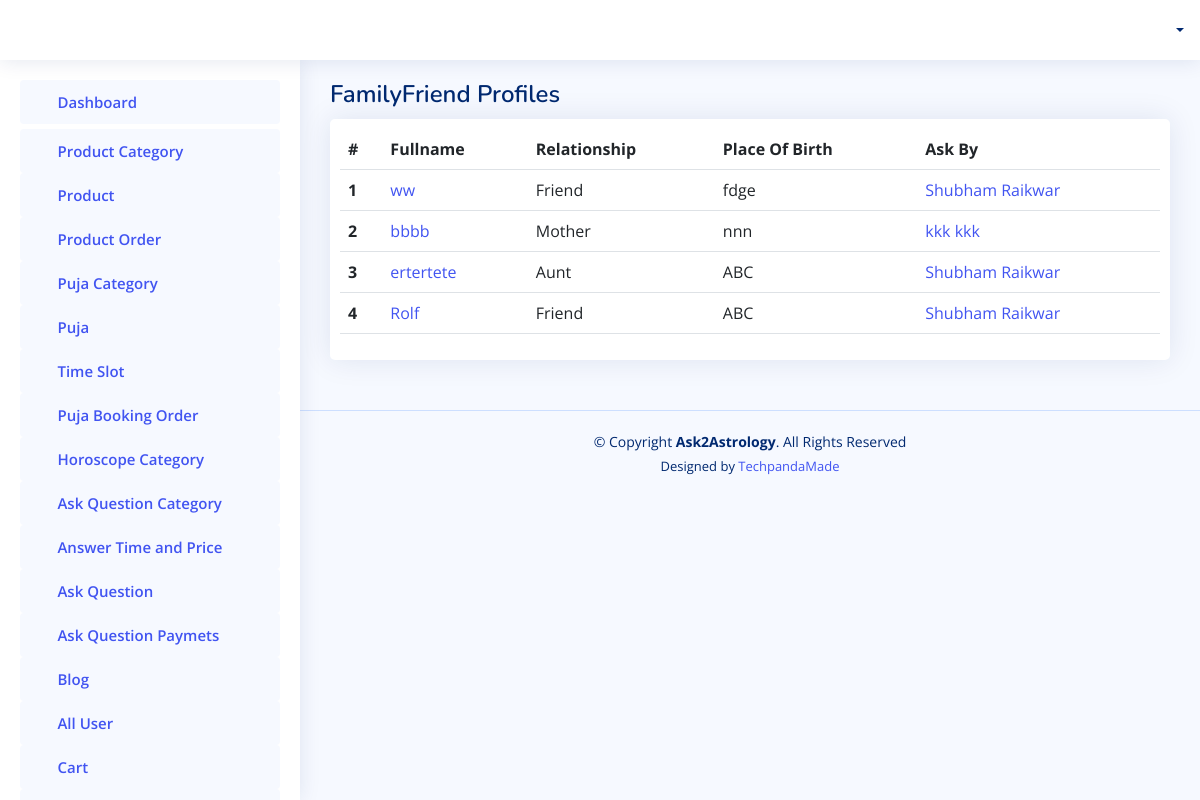
The app's page /admin-panel/getfamilyfriend/ with its own data.
### accounts/models.py (models this page shows)
class FamilyFriendsprofile(models.Model):
    first_name = models.CharField(max_length=100, null=True)
    lastname = models.CharField(max_length=100, null=True)
    gender = models.CharField(max_length=30, null=True)
    relationship = models.ForeignKey(Relationship, on_delete=models.CASCADE)
    dateofbirth = models.CharField(max_length=20, null=True)
    timeofbirth = models.CharField(max_length=20, null=True)
    placeofbirth = models.CharField(max_length=100, null=True)
    ask_by = models.ForeignKey(User,on_delete=models.CASCADE)

class Relationship(models.Model):
    relation = models.CharField(max_length=200, null=True)

class User(AbstractUser):
    is_user = models.BooleanField(default=False)
    contactno = models.CharField(max_length=12, null=True)
    profilepicture = models.ImageField(upload_to=filepath, blank=True, null=True)
    gender = models.CharField(max_length=12, null=True)
    language = models.CharField(max_length=50, null=True)
    dateofbirth = models.CharField(max_length=20, null=True)
    marital_status = models.CharField(max_length=50, null=True)
    timeofbirth = models.CharField(max_length=20, null=True)
    placeofbirth = models.CharField(max_length=100, null=True)
    currentaddress = models.CharField(max_length=300, null=True)
    mobileno = models.CharField(max_length=300, null=True)
    countrycode = models.CharField(max_length=50, null=True)
    houseno = models.CharField(max_length=300, null=True)
    area = models.CharField(max_length=300, null=True)
    landmark = models.CharField(max_length=300, null=True)
    pincode = models.CharField(max_length=300, null=True)
    towncity = models.CharField(max_length=300, null=True)
    state = models.CharField(max_length=300, null=True)

### adminapp/views.py (the view)
# urls.py: path('getfamilyfriend/',views.FamilyandFriendView),
def FamilyandFriendView(request):
    getdata = FamilyFriendsprofile.objects.all().order_by('-id')
    return render(request, "admintemp/getfamilyandfriend.html", {'getdata':getdata})

### templates/admintemp/getfamilyandfriend.html (shortened to what this page needs)
{% extends 'admintemp/index.html' %}
{% load static %}
  {% block content %}
  <main id="main" class="main">
    <div class="pagetitle">
      <h1>FamilyFriend Profiles</h1>
    </div>
    <section class="section">
      <div class="row">
        <div class="col-lg-12">
          <div class="card">
            <div class="" style="padding:10px;">
              <table class="table">
                <thead>
                  <tr>
                    <th scope="col">#</th>
                    <th scope="col">Fullname</th>
                    <th scope="col">Relationship</th>
                    <th scope="col">Place Of Birth</th>
                    <th scope="col">Ask By</th>
                  </tr>
                </thead>
                <tbody>
                  {% for ky in getdata %}
                  <tr>
                    <th scope="row">{{forloop.counter}}</th>
                    <td><a href="{% url 'famfri_view' id=ky.id %}">{{ ky.first_name }} {{ ky.last_name }}</a></td>
                    <td>{{ ky.relationship.relation }}</td>
                    <td>{{ ky.placeofbirth }}</td>
                    <td><a href="{% url 'prof_view' id=ky.id %}">{{ ky.ask_by.first_name }} {{ ky.ask_by.last_name }}</a></td>
                    </tr>
                  {% endfor %}
                </tbody>
              </table>
            </div>
          </div>
      </div>
    </section>
  </main>
  {% endblock content %}

### static/assets2/css/style.css (style rules this page uses)
:root { scroll-behavior: smooth; }
body { font-family: "Open Sans", sans-serif; background: #f6f9ff; color: #444444; }
a { color: #4154f1; text-decoration: none; }
h1, h2, h3, h4, h5, h6 { font-family: "Nunito", sans-serif; }
#main { margin-top: 60px; padding: 20px 30px; transition: all 0.3s; }
.pagetitle { margin-bottom: 10px; }
.pagetitle h1 { font-size: 24px; margin-bottom: 0; font-weight: 600; color: #012970; }
.card { margin-bottom: 30px; border: none; border-radius: 5px; box-shadow: 0px 0 30px rgba(1, 41, 112, 0.1); }
@media (min-width: 1200px) { #main, #footer { margin-left: 300px; } }

### records on screen
FamilyFriendsprofile: first_name "ww", relationship.relation "Friend", placeofbirth "fdge", ask_by.first_name "Shubham", ask_by.last_name "Raikwar"
FamilyFriendsprofile: first_name "bbbb", relationship.relation "Mother", placeofbirth "nnn", ask_by.first_name "kkk", ask_by.last_name "kkk"
FamilyFriendsprofile: first_name "ertertete", relationship.relation "Aunt", placeofbirth "ABC", ask_by.first_name "Shubham", ask_by.last_name "Raikwar"
FamilyFriendsprofile: first_name "Rolf", relationship.relation "Friend", placeofbirth "ABC", ask_by.first_name "Shubham", ask_by.last_name "Raikwar"
